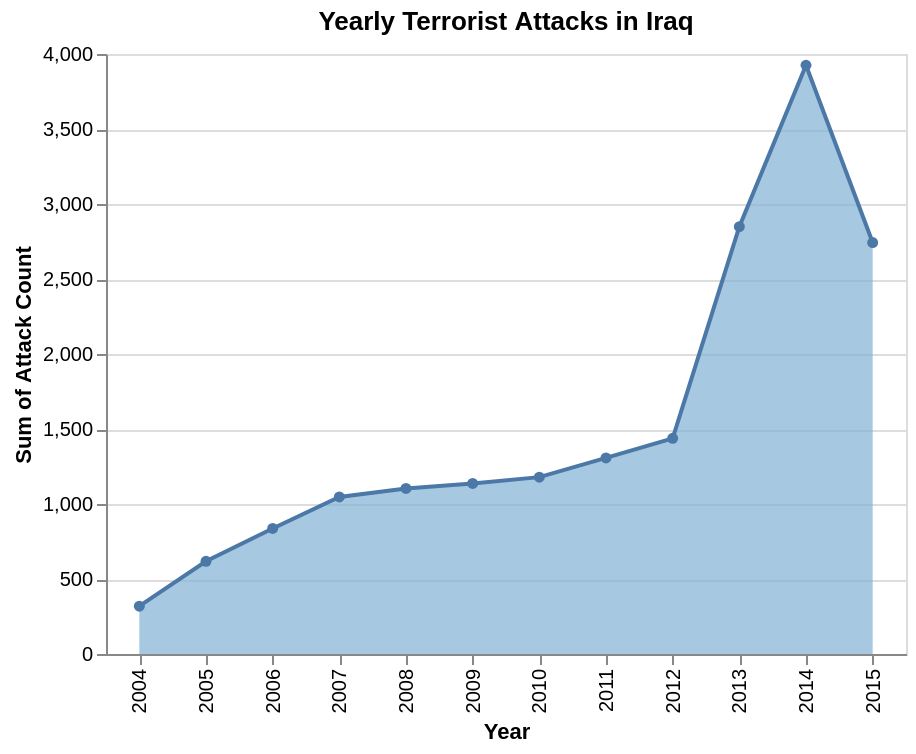

Express this chart as Vega-Lite.
### Vega-Lite specification from a JSON file in a GitHub repository (floating-point values rounded to 4 significant figures; data arrays with more than 128 entries replaced by an {"elided": "..."} marker saying what was removed)
{"$schema": "https://vega.github.io/schema/vega-lite/v5.json", "title": "Yearly Terrorist Attacks in Iraq", "mark": {"type": "area", "point": true, "line": true, "color": "#80b1d3"}, "encoding": {"x": {"type": "nominal", "field": "iyear", "axis": {"title": "Year"}}, "y": {"aggregate": "sum", "type": "quantitative", "field": "Attack Count"}}, "description": "simpleAreaChart", "width": 400, "height": 300, "data": {"values": {"elided": "18503 records"}, "format": {"parse": {"iyear": "number", "Attack Count": "number"}}}}
